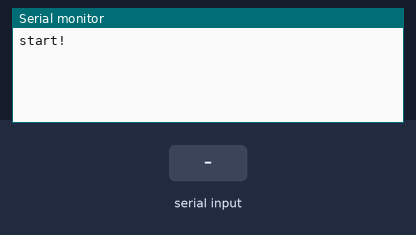
Simulated run of this sketch. Board: Arduino Uno, built with avr-gcc and run on an emulated ATmega328P. Shown: the last lines printed to the serial monitor. The test bench sets the inputs (shaded band).

Above: at 1.2 s.
1.3 s: "1" received over the second serial link
At 2.5 s:
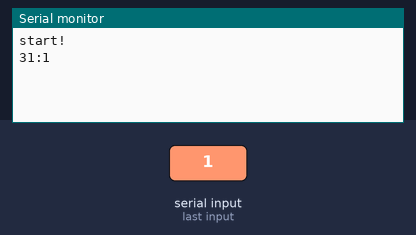
2.8 s: "0" received over the second serial link
At 3.8 s:
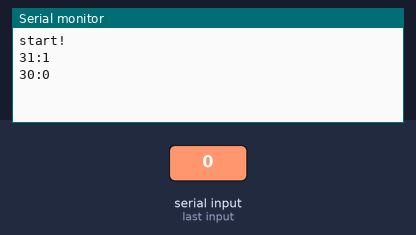
4.3 s: "2" received over the second serial link
At 5.0 s:
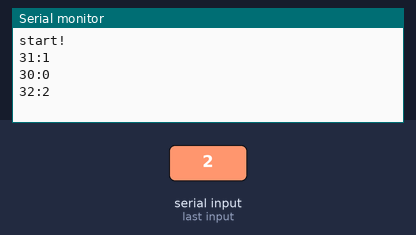

The sketch:

phonejack.ino
```cpp
#include <SoftwareSerial.h>

SoftwareSerial sSerial(10, 11);

long previousMillis = 0;
long interval = 100;
char ascii = 0;

void setup()
{
  // 受信用
  sSerial.begin(9600);
  // ログ出力用
  Serial.begin(9600);
  Serial.write("start!\n");
}

void loop()
{
  // 一定時間ごとに文字送信
  unsigned long currentMillis = millis();
  if(currentMillis - previousMillis > interval) {
    sSerial.write(ascii++);
    if (ascii<33) {
      ascii = 33;
    }
    previousMillis = currentMillis;
  }

  // 返答を出力
  if (sSerial.available()) {
    char rd = sSerial.read();
    Serial.print(rd, HEX);
    Serial.print(":");
    Serial.println(rd);
  }
}
```

Measured:
- after the input at 1.3 s, the serial monitor: prints a new line at once (image 1)
- after the input at 2.8 s, the serial monitor: prints a new line at once (image 2)
- after the input at 4.3 s, the serial monitor: prints a new line at once (image 3)
